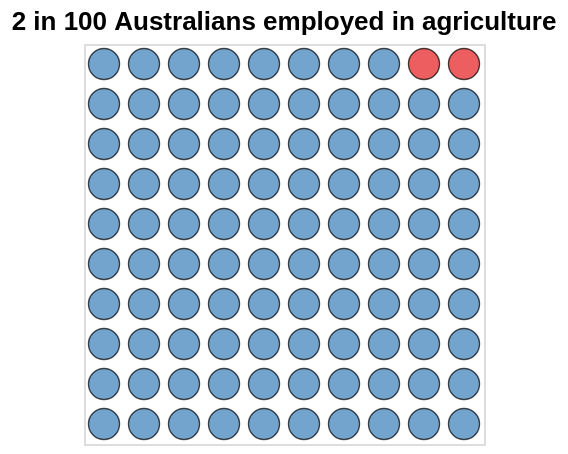

Specify this chart in Vega-Lite:
### Vega-Lite specification from a JSON file in a GitHub repository (floating-point values rounded to 4 significant figures)
{"$schema": "https://vega.github.io/schema/vega-lite/v5.json", "title": "2 in 100 Australians employed in agriculture", "data": {"values": [{"employment": "agriculture"}, {"employment": "other"}, {"employment": "other"}, {"employment": "other"}, {"employment": "other"}, {"employment": "other"}, {"employment": "other"}, {"employment": "other"}, {"employment": "other"}, {"employment": "other"}, {"employment": "other"}, {"employment": "other"}, {"employment": "other"}, {"employment": "other"}, {"employment": "other"}, {"employment": "other"}, {"employment": "other"}, {"employment": "other"}, {"employment": "other"}, {"employment": "other"}, {"employment": "other"}, {"employment": "other"}, {"employment": "other"}, {"employment": "other"}, {"employment": "other"}, {"employment": "other"}, {"employment": "other"}, {"employment": "other"}, {"employment": "other"}, {"employment": "other"}, {"employment": "other"}, {"employment": "other"}, {"employment": "other"}, {"employment": "other"}, {"employment": "other"}, {"employment": "other"}, {"employment": "other"}, {"employment": "other"}, {"employment": "other"}, {"employment": "other"}, {"employment": "other"}, {"employment": "other"}, {"employment": "other"}, {"employment": "other"}, {"employment": "other"}, {"employment": "other"}, {"employment": "other"}, {"employment": "other"}, {"employment": "other"}, {"employment": "other"}]}, "transform": [{"joinaggregate": [{"op": "count", "field": "employment", "as": "TotalOrigin"}]}, {"joinaggregate": [{"op": "count", "field": "employment", "as": "TotalOriginGrouped"}], "groupby": ["employment"]}, {"calculate": "round(datum.TotalOriginGrouped/datum.TotalOrigin * 100)", "as": "PercentOfTotal"}, {"aggregate": [{"op": "min", "field": "PercentOfTotal", "as": "P"}], "groupby": ["employment"]}, {"calculate": "sequence(1,datum.P+1)", "as": "S"}, {"flatten": ["S"]}, {"window": [{"op": "row_number", "as": "id"}], "sort": [{"field": "employment", "order": "descending"}]}, {"calculate": "ceil (datum.id / 10)", "as": "row"}, {"calculate": "datum.id - datum.row * 10", "as": "col"}], "mark": {"type": "circle", "filled": true, "tooltip": true, "stroke": "black", "strokeWidth": 0.7}, "encoding": {"x": {"field": "col", "type": "ordinal", "axis": null}, "y": {"field": "row", "type": "ordinal", "axis": null, "sort": "-y"}, "color": {"field": "employment", "type": "nominal", "scale": {"scheme": "set1"}, "legend": null}, "size": {"value": 241}, "tooltip": [{"field": "employment", "type": "nominal"}]}}
